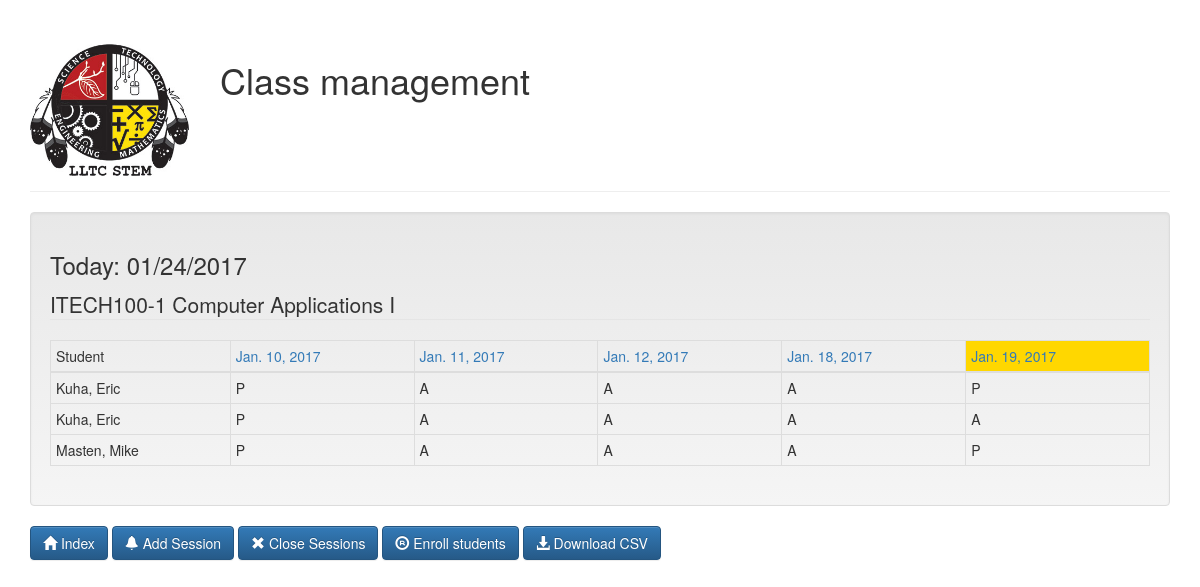
/instructor/class_detail/1 (signed in), run on an earlier commit of the app's database.
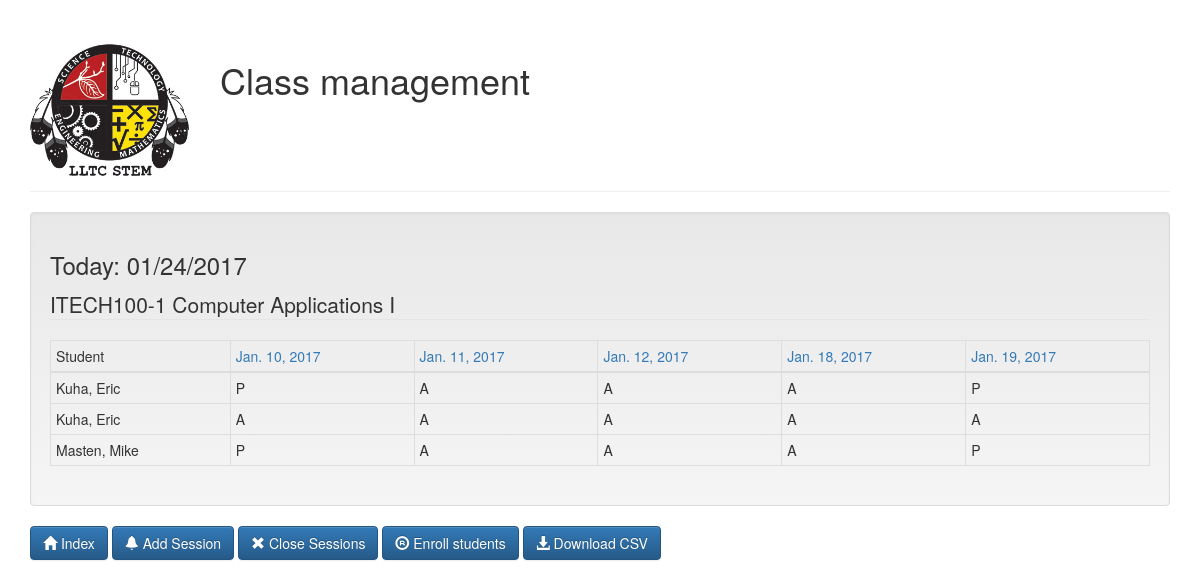
And on a later commit of the database.
### attendance/models.py (models this page shows, shortened)
class Session(models.Model):
    date = models.DateField(default=datetime.date.today)
    password = models.CharField(max_length=16)
    session_class = models.ForeignKey(Class)
    students_present = models.ManyToManyField(Student, blank=True)
    is_open = models.BooleanField(default=True)

### instructor/views.py (the view)
# urls.py: url(r'^class_detail/(?P<pk>[0-9]+)$', views.ClassDetailView.as_view(), name='class_detail'),
class ClassDetailView(generic.DetailView):
    template_name = "instructor/class_detail.html"
    model = Class
    context_object_name = 'class_detail'
    def get_context_data(self, **kwargs):
        context = super(ClassDetailView, self).get_context_data(**kwargs)
        if self.request.user.is_authenticated():
            my_class = self.get_object()
            my_sessions = Session.objects.filter(session_class=my_class).order_by('date')
            context['sessions'] = my_sessions
        return context

### instructor/templates/instructor/class_detail.html (shortened to what this page needs)
<!DOCTYPE html>
<html lang="en">
{% load static i18n widget_tweaks %}
<head>
    <link rel="stylesheet" href="https://maxcdn.bootstrapcdn.com/bootstrap/3.3.7/css/bootstrap.min.css">
    <link rel="stylesheet" href="https://maxcdn.bootstrapcdn.com/bootstrap/3.3.7/css/bootstrap-theme.min.css">
    <link rel="stylesheet" href="{% static "instructor/stylesheets/main.css" %}" type="text/css" />
    <div class="container">
        <div class="page-header">
            <div class="row row-table">
                <div class="vcenter">
                    <div class="col-lg-2 col-sm-6"><img class="img-responsive" src="{% static "instructor/images/stem_logo.jpg" %}"/></div>
                    <div class="col-lg-10 col-sm-6"><h1>Class management</h1></div>
                </div>
            </div>
        </div>
        {% if user.is_authenticated %}
            <section>
                <div class="well">
                    {% if class_detail %}
                        <h3>Today: {% now "SHORT_DATE_FORMAT" %}</h3>
                        <table class="table table-bordered table-condensed table-hover">
                            <legend>{{ class_detail.class_id }} {{ class_detail.name }}</legend>
                            <thead>
                            <tr>
                                <td>Student</td>
                                {% for session in sessions %}
                                    {% if session.is_open %}
                                        <td style="background-color: gold"><a href="{% url 'instructor:update_session' session.id %}">{{ session.date }}</a></td>
                                    {% else %}
                                        <td><a href="{% url 'instructor:update_session' session.id %}">{{ session.date }}</a></td>
                                    {% endif %}
                                {% endfor %}
                            </tr>
                            </thead>
                            {% for student in class_detail.enrolled_students.all %}
                                <tr>
                                    <td>{{ student.last_name }}, {{ student.first_name }}</td>
                                    {% for session in sessions %}
                                        {% if student in session.students_present.all %}
                                            <td>P</td>
                                        {% else %}
                                            <td>A</td>
                                        {% endif %}
                                    {% endfor %}
                                </tr>
                            {% endfor %}
                        </table>
                    {% endif %}
                </div>
            </section>
            <section>
                <a href="{% url 'instructor:instructor_index' %}" class="btn btn-primary">
                    <span class="glyphicon glyphicon-home"></span> Index
                </a>
                <a href="{% url 'instructor:instructor_create_session' class_detail.id %}" class="btn btn-primary">
                    <span class="glyphicon glyphicon-bell"></span> Add Session
                </a>
                <a href="{% url 'instructor:close_sessions' class_detail.id %}" class="btn btn-primary">
                    <span class="glyphicon glyphicon-remove"></span> Close Sessions
                </a>
                <a href="{% url 'instructor:enroll_students' class_detail.id %}" class="btn btn-primary">
                    <span class="glyphicon glyphicon-registration-mark"></span> Enroll students
                </a>
                <a href="{% url 'instructor:csv' class_detail.id %}" class="btn btn-primary">
                    <span class="glyphicon glyphicon-download-alt"></span> Download CSV
                </a>
            </section>
        {% endif %}
    </div>
</head>
<body>
</body>
</html>

What changed in the data, as far as the page shows it:
computed for Session "Jan. 10, 2017": text "P" → "A"
changed Session "Jan. 19, 2017": is_open True → False (drawn)
